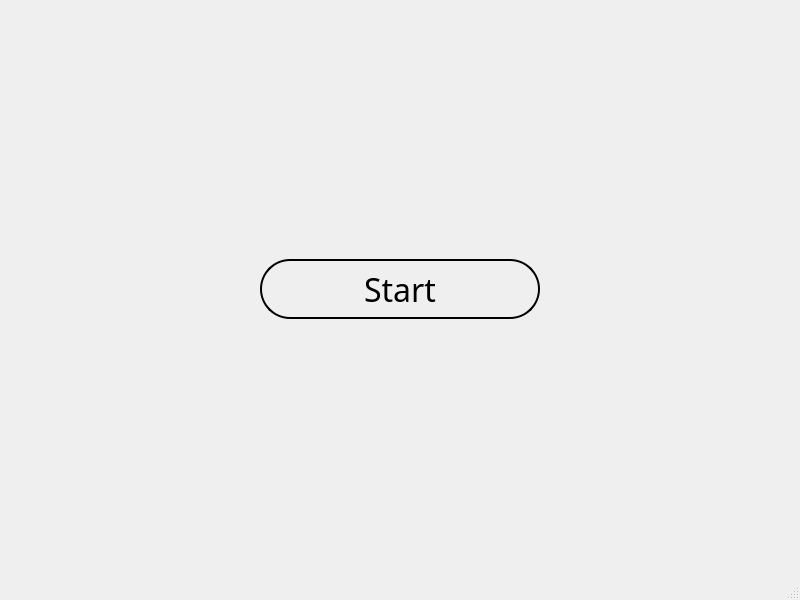
<?xml version="1.0" encoding="UTF-8"?>
<ui version="4.0">
 <class>MainWindow</class>
 <widget class="QMainWindow" name="MainWindow">
  <property name="geometry">
   <rect>
    <x>0</x>
    <y>0</y>
    <width>800</width>
    <height>600</height>
   </rect>
  </property>
  <property name="windowTitle">
   <string>MainWindow</string>
  </property>
  <property name="styleSheet">
   <string notr="true">QMainWindow{
rgb(255, 255, 255)


}</string>
  </property>
  <widget class="QWidget" name="centralwidget">
   <layout class="QGridLayout" name="gridLayout">
    <item row="1" column="1">
     <widget class="QPushButton" name="startButton">
      <property name="sizePolicy">
       <sizepolicy hsizetype="Fixed" vsizetype="Fixed">
        <horstretch>0</horstretch>
        <verstretch>0</verstretch>
       </sizepolicy>
      </property>
      <property name="minimumSize">
       <size>
        <width>280</width>
        <height>60</height>
       </size>
      </property>
      <property name="font">
       <font>
        <family>Gora Free</family>
        <pointsize>24</pointsize>
        <weight>50</weight>
        <italic>false</italic>
        <bold>false</bold>
        <stylestrategy>PreferAntialias</stylestrategy>
       </font>
      </property>
      <property name="layoutDirection">
       <enum>Qt::LeftToRight</enum>
      </property>
      <property name="autoFillBackground">
       <bool>false</bool>
      </property>
      <property name="styleSheet">
       <string notr="true">QPushButton{ 
background-color: rgba(255, 255, 255, 0);
font: 24pt  'Gora Free';
opacity: 0,35;
border-radius: 30px;
border-width: 2px;
border-style: solid;
border-color: black;	
}</string>
      </property>
      <property name="text">
       <string>Start</string>
      </property>
     </widget>
    </item>
    <item row="2" column="1">
     <spacer name="verticalSpacer_2">
      <property name="orientation">
       <enum>Qt::Vertical</enum>
      </property>
      <property name="sizeHint" stdset="0">
       <size>
        <width>20</width>
        <height>40</height>
       </size>
      </property>
     </spacer>
    </item>
    <item row="0" column="1">
     <spacer name="verticalSpacer">
      <property name="orientation">
       <enum>Qt::Vertical</enum>
      </property>
      <property name="sizeHint" stdset="0">
       <size>
        <width>20</width>
        <height>40</height>
       </size>
      </property>
     </spacer>
    </item>
    <item row="1" column="2">
     <spacer name="horizontalSpacer">
      <property name="orientation">
       <enum>Qt::Horizontal</enum>
      </property>
      <property name="sizeType">
       <enum>QSizePolicy::MinimumExpanding</enum>
      </property>
      <property name="sizeHint" stdset="0">
       <size>
        <width>40</width>
        <height>20</height>
       </size>
      </property>
     </spacer>
    </item>
    <item row="1" column="0">
     <spacer name="horizontalSpacer_2">
      <property name="orientation">
       <enum>Qt::Horizontal</enum>
      </property>
      <property name="sizeType">
       <enum>QSizePolicy::MinimumExpanding</enum>
      </property>
      <property name="sizeHint" stdset="0">
       <size>
        <width>40</width>
        <height>20</height>
       </size>
      </property>
     </spacer>
    </item>
   </layout>
  </widget>
  <widget class="QMenuBar" name="menubar">
   <property name="geometry">
    <rect>
     <x>0</x>
     <y>0</y>
     <width>800</width>
     <height>26</height>
    </rect>
   </property>
  </widget>
  <widget class="QStatusBar" name="statusbar"/>
 </widget>
 <resources/>
 <connections/>
</ui>
